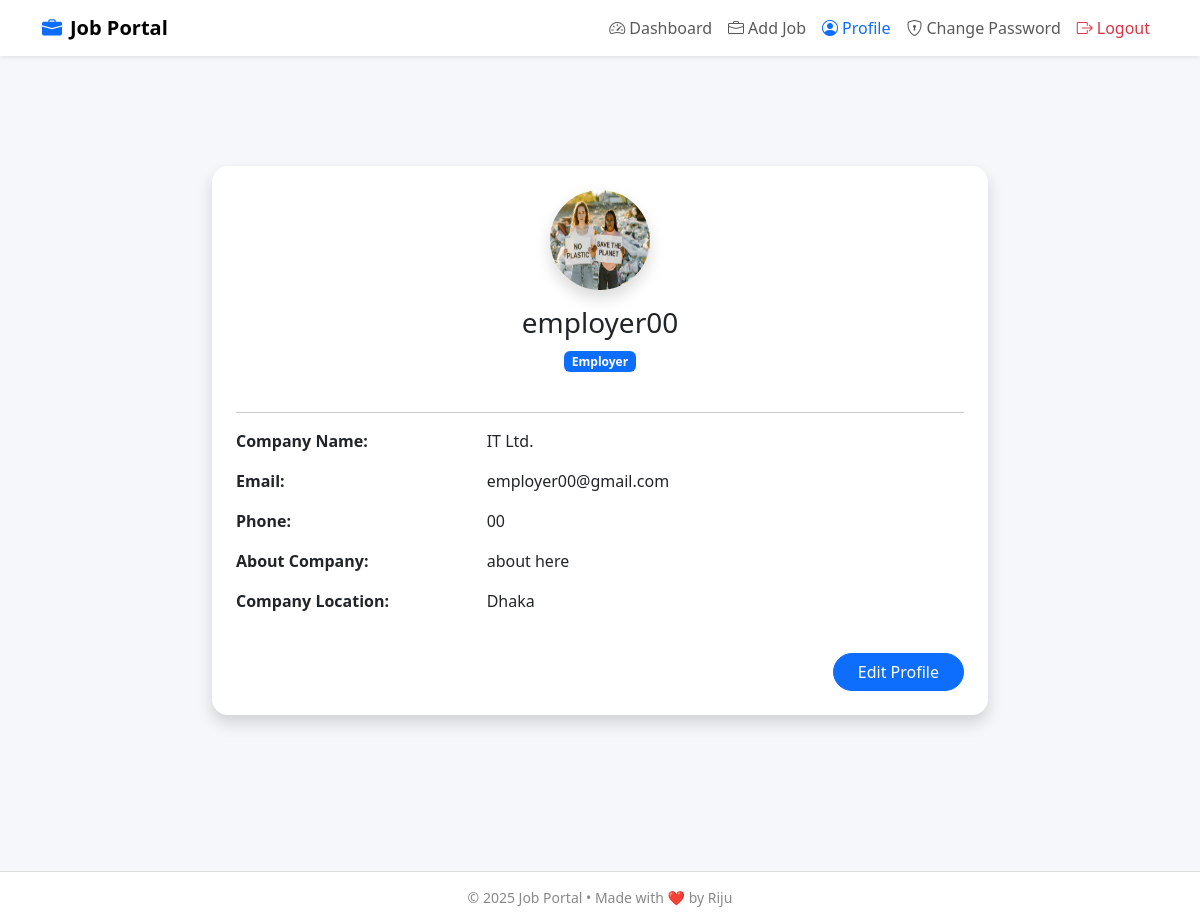
The page /profile/ (signed in) on the database its author committed.
### users_auth_app/models.py (models this page shows, shortened)
class CustomUserModel(AbstractUser):
    phone = models.CharField(max_length=15, null=True)
    user_types = models.CharField(choices=[
        ('Admin', 'Admin'),
        ('Employer', 'Employer'),
        ('Candidate', 'Candidate'),
    ],max_length=10,null=True)

### employer_app/models.py (models this page shows, shortened)
class EmployerProfileModel(models.Model):
    employer_user = models.OneToOneField(CustomUserModel , on_delete=models.CASCADE,null=True, related_name='employer_profile')
    company_name = models.CharField(max_length=255)
    email = models.EmailField()
    phone = models.CharField(max_length=20)
    about_company = models.TextField(blank=True, null=True)
    company_logo = models.ImageField(upload_to='Media/company_logos/', null=True)
    location = models.CharField(max_length=255, blank=True, null=True)

### users_auth_app/views.py (the view)
# urls.py: path('profile/',profilePage, name='profilePage'),
def profilePage(request):
    return render(request, 'profile.html')

### users_auth_app/templates/profile.html (shortened to what this page needs)
{% extends 'master/master.html' %}
{% block body %}
{% if request.user.user_types == 'Employer' %}
<div class="container my-5" style="max-width: 800px;">
  <div class="card shadow rounded-4 border-0 p-4">
    <div class="text-center mb-4">
      <img src="{{ user.employer_profile.company_logo.url }}"
           alt="Avatar" class="rounded-circle shadow" width="100" height="100">
      <h3 class="mt-3">{{ request.user.username }}</h3>
      <span class="badge bg-primary">
        {{ request.user.user_types }}
      </span>
    </div>
    <hr>
    <div class="row mb-3">
      <div class="col-md-4 fw-bold">Company Name:</div>
      <div class="col-md-8">{{ request.user.employer_profile.company_name }}</div>
    </div>
    <div class="row mb-3">
      <div class="col-md-4 fw-bold">Email:</div>
      <div class="col-md-8">{{ request.user.email }}</div>
    </div>
    <div class="row mb-3">
      <div class="col-md-4 fw-bold">Phone:</div>
      <div class="col-md-8">{{ request.user.phone }}</div>
    </div>
    <div class="row mb-3">
      <div class="col-md-4 fw-bold">About Company:</div>
      <div class="col-md-8">
        <div class="col-md-8"> {{ request.user.employer_profile.about_company }}</div>
      </div>
    </div>
    <div class="row mb-3">
      <div class="col-md-4 fw-bold">Company Location:</div>
      <div class="col-md-8">
        <div class="col-md-8"> {{ request.user.employer_profile.location }}</div>
      </div>
    </div>
    <div class="text-end mt-4">
      <a href="{% url 'profileUpdatePage' request.user.employer_profile.id %}" class="btn btn-primary px-4 rounded-pill">Edit Profile</a>
    </div>
  </div>
</div>
{% endif %}
{% endblock %}

### users_auth_app/templates/master/master.html (style rules this page uses)
body { background-color: #f5f7fa; padding-top: 70px; font-family: 'Segoe UI', sans-serif; }
.card { border-radius: 1rem; box-shadow: 0 4px 16px rgba(0, 0, 0, 0.05); }

### rows shown on the page
CustomUserModel: employer_profile.company_logo (picture), user.username "employer00", user.user_types "Employer", user.employer_profile.company_name "IT Ltd.", user.email "employer00@gmail.com", user.phone "00", user.employer_profile.about_company "about here", user.employer_profile.location "Dhaka"

### other values the page prints
{{ year|default:"2025" }} "2025"
